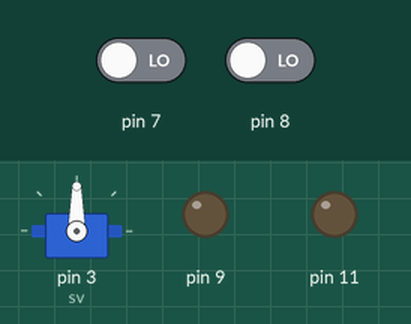
The sketch below on a simulated Arduino Uno, built with avr-gcc and run on an emulated ATmega328P. Parts: servo, output pins drawn as LEDs (lit = HIGH). Dashed ring = blinking. Inputs (shaded band) come from the test bench; at power-on: pin 7 LOW, pin 8 LOW.

Above: at 1.2 s.
1.3 s: pin 7 driven HIGH
At 1.7 s:
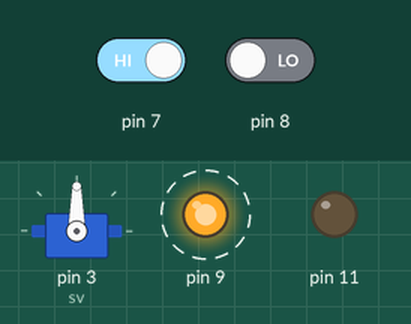
At 2.2 s:
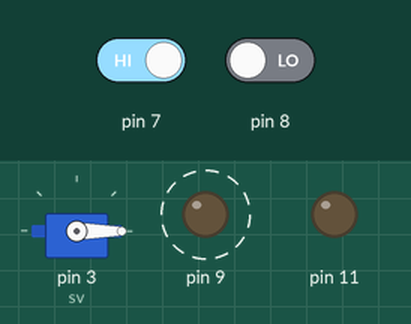
4.3 s: pin 7 driven LOW
5.8 s: pin 8 driven HIGH
At 6.7 s:
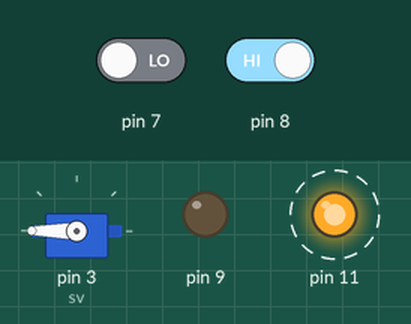
Timing chart, 0 to 14.8 s (numbered marks = the images above; inputs shaded):
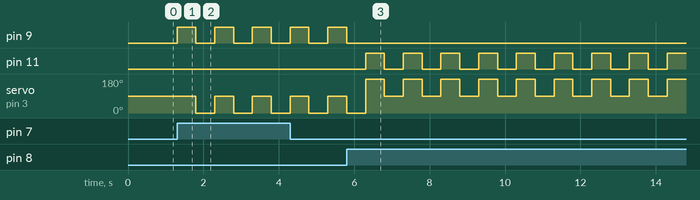

Measured:
- after the input at 1.3 s, pin 9: alternates HIGH for 0.50 s and LOW for 0.50 s, starting at once; servo on pin 3 (sv): alternates 90° for 0.50 s and 0° for 0.50 s, starting after 0.50 s
- after the input at 5.8 s, pin 11: alternates HIGH for 0.50 s and LOW for 0.50 s, starting after 0.50 s

The sketch:

19-11-30_servo_btn_tch_for.ino
```cpp
#include <Servo.h>
Servo sv;
void setup() {
  pinMode(9, OUTPUT);
  pinMode(11, OUTPUT);
  pinMode(8, INPUT);
  pinMode(7, INPUT);
  sv.attach(3);
}

void loop() {
  if(digitalRead(7) == HIGH)
  {
    for(int i = 0; i < 5; i++)
    {
      digitalWrite(9, HIGH);
      sv.write(90);
      delay(500);
      digitalWrite(9, LOW);
      sv.write(0);
      delay(500);
    }
  }
  else if(digitalRead(8) == HIGH)
  {
    for(int i = 0; i < 5; i++)
    {
      digitalWrite(11, HIGH);
      sv.write(180);
      delay(500);
      digitalWrite(11, LOW);
      sv.write(90);
      delay(500);
    }
  }
}
```
